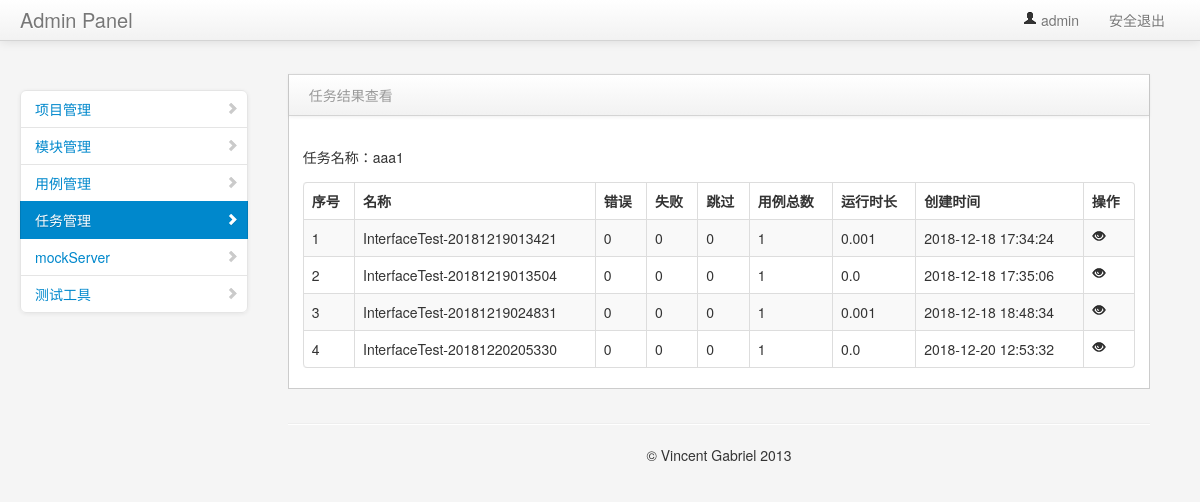
The app's page /interface/task_result_list/3 (signed in) with its own data.
### interface_app/models.py (models this page shows, shortened)
class TestTask(models.Model):
    name = models.CharField("名称",max_length=50,default="")
    describe = models.TextField("描述", default="")
    cases = models.TextField("用例", default="")
    status = models.IntegerField("状态",default=0)
    create_time = models.DateTimeField("创建时间", auto_now=True)

class TestResult(models.Model):
    name = models.CharField("名称",max_length=100,blank=False,default="")
    task = models.ForeignKey(TestTask, on_delete=models.CASCADE)
    errors = models.ImageField("错误用例")
    failures = models.ImageField("失败用例")
    skipped =  models.ImageField("跳过用例")
    tests = models.ImageField("总用例数")
    run_time = models.FloatField("运行时长")
    result = models.TextField("详细",default="")
    create_time = models.DateTimeField("创建时间", auto_now=True)

### interface_app/views/testask_view.py (the view)
# urls.py: path("task_result_list/<int:tid>", testask_view.task_result_list),
@login_required
def task_result_list(request,tid):
    if request.method == "GET":
        task_obj = TestTask.objects.get(pk=tid)
        result_list = TestResult.objects.filter(task_id=tid)
        return render(request,"task_result.html",
                      {"type":"result",
                       "result_list":result_list,
                        "task_obj":task_obj})
    else:
        return HttpResponse("404")

### templates/task_result.html (shortened to what this page needs)
{% extends "task_manage.html" %}
{% block task_result %}
<fieldset>
    <div class="control-group">
          <label class="control-label">任务名称：{{task_obj.name}}</label>
    </div>
    <table cellpadding="0" cellspacing="0" border="0" class="table table-striped table-bordered" id="example2">
		<thead>
			<tr>
				<th>序号</th>
				<th>名称</th>
				<th>错误</th>
				<th>失败</th>
				<th>跳过</th>
				<th>用例总数</th>
				<th>运行时长</th>
				<th>创建时间</th>
				<th>操作</th>
			</tr>
		</thead>
		<tbody>
		{% for data in result_list %}
			<tr class="gradeU">
				<td>{{forloop.counter }}</td>
				<td class="center">{{data.name}}</td>
				<td>{{data.errors}}</td>
				<td>{{data.failures}}</td>
				<td>{{data.skipped}}</td>
				<td>{{data.tests}}</td>
				<td>{{data.run_time}}</td>
				<td class="center">{{ data.create_time | date:"Y-m-d H:i:s" }}</td>
				<td class="center">
					<a href="#" onclick="reslut('{{data.id}}')"><i class="icon-eye-open" data-toggle="modal" data-target="#myModal"></i></a>
				</td>
			</tr>
		{% endfor %}
		</tbody>
	</table>
</fieldset>
{% endblock %}

### templates/common/nav.html (shortened to what this page needs)
<!DOCTYPE html>
<html>
    <head>
        <link href="/static/bootstrap/css/bootstrap.min.css" rel="stylesheet" media="screen">
        <link href="/static/bootstrap/css/bootstrap-responsive.min.css" rel="stylesheet" media="screen">
        <link href="/static/assets/css/styles.css" rel="stylesheet" media="screen">
        <link href="/static/assets/css/DT_bootstrap.css" rel="stylesheet" media="screen">
    </head>
    <body>
        <div class="navbar navbar-fixed-top">
            <div class="navbar-inner">
                <div class="container-fluid">
                    <a class="brand" href="#">Admin Panel</a>
                    <div class="nav-collapse collapse">
                        <ul class="nav pull-right">
                            <li class="dropdown">
                                <a href="#" role="button" class="dropdown-toggle" data-toggle="dropdown">
                                    <i class="icon-user"></i> {{user}}
                                </a>
                            </li>
                            <li>
                                <a tabindex="-1" href="/user/logout/">安全退出</a>
                            </li>
                        </ul>
                    </div>
                </div>
            </div>
        </div>
        <div class="container-fluid">
            <div class="row-fluid">
                 {% block context %}
                 {% endblock context %}
            </div>
            <hr>
            <footer>
                <p style="text-align: center">&copy; Vincent Gabriel 2013</p>
            </footer>
        </div>
    </body>
</html>

### static/assets/css/styles.css (style rules this page uses)
body { padding-top: 0; padding-bottom: 40px; background-color: #f5f5f5; }
@media (min-width: 979px) { body { padding-top: 60px; } }

### templates/task_result.html (style rules this page uses)
fieldset { margin-top: 2% }
label { vertical-align:middle;display:inline-block; }

### records on screen
TestTask: name "aaa1"
TestResult: name "InterfaceTest-20181219013421", errors "0", failures "0", skipped "0", tests "1", run_time "0.001", create_time "2018-12-18 17:34:24"
TestResult: name "InterfaceTest-20181219013504", errors "0", failures "0", skipped "0", tests "1", run_time "0.0", create_time "2018-12-18 17:35:06"
TestResult: name "InterfaceTest-20181219024831", errors "0", failures "0", skipped "0", tests "1", run_time "0.001", create_time "2018-12-18 18:48:34"
TestResult: name "InterfaceTest-20181220205330", errors "0", failures "0", skipped "0", tests "1", run_time "0.0", create_time "2018-12-20 12:53:32"

### other values on screen
{{ user }} "admin"
